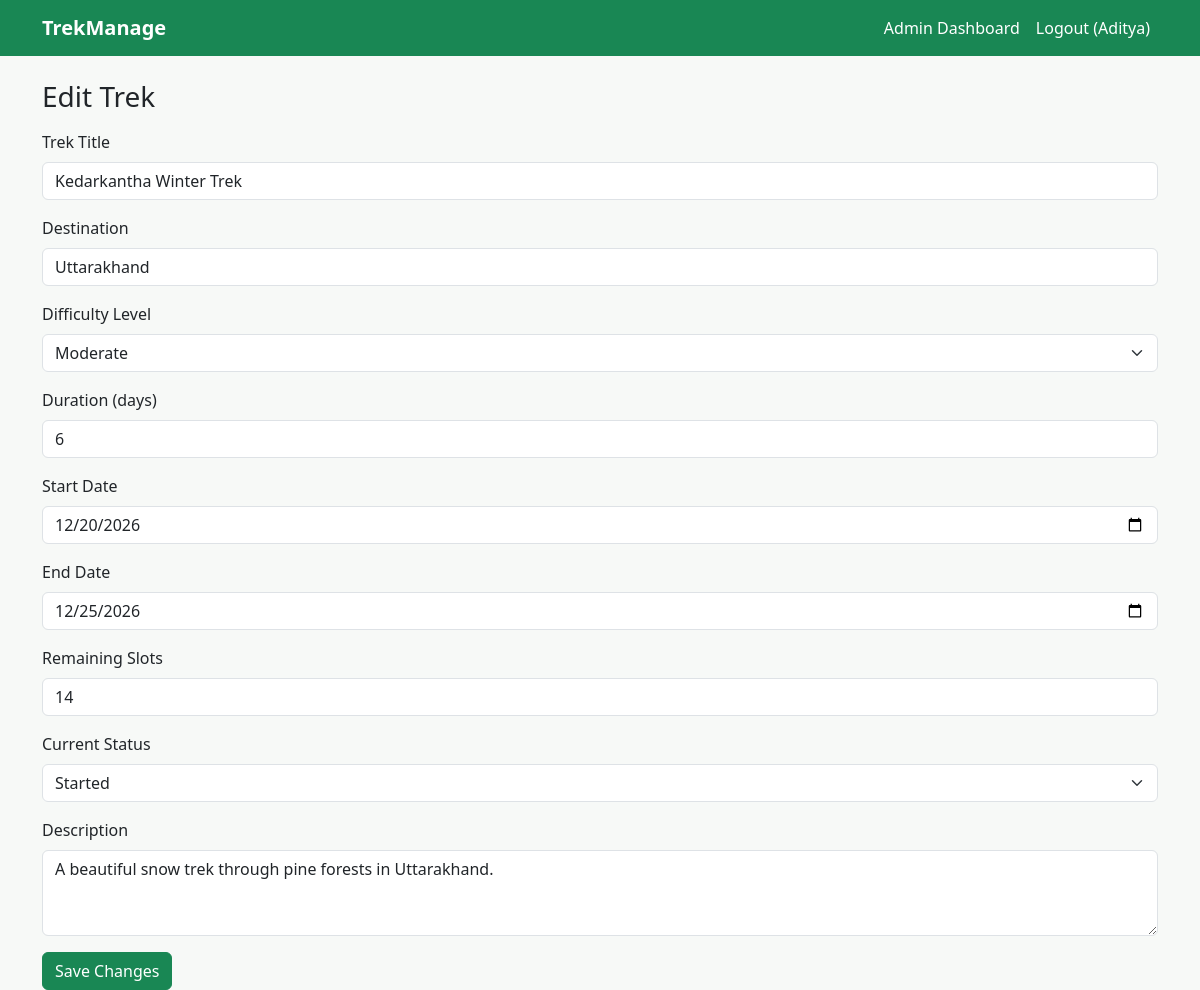
The page /admin/treks/edit/1 (signed in) on the database its author committed.
### models.py (models this page shows)
class User(db.Model, UserMixin):
    id = db.Column(db.Integer, primary_key=True)
    full_name = db.Column(db.String(100), nullable=False)
    email = db.Column(db.String(120), unique=True, nullable=False)
    password_hash = db.Column(db.String(200), nullable=False)
    phone_number = db.Column(db.String(20))
    role = db.Column(db.String(20), nullable=False)
    approval_status = db.Column(db.String(20), default="approved")
    blacklist_status = db.Column(db.Boolean, default=False)
    treks_guided = db.relationship("Trek", backref="guide", lazy=True)
    bookings = db.relationship("Booking", backref="trekker", lazy=True)

class Trek(db.Model):
    id = db.Column(db.Integer, primary_key=True)
    trek_title = db.Column(db.String(120), nullable=False)
    destination = db.Column(db.String(120), nullable=False)
    difficulty_level = db.Column(db.String(20), nullable=False)
    duration_days = db.Column(db.Integer, nullable=False)
    start_date = db.Column(db.Date, nullable=False)
    end_date = db.Column(db.Date, nullable=False)
    remaining_slots = db.Column(db.Integer, nullable=False)
    current_status = db.Column(db.String(20), default="Open")
    description = db.Column(db.Text)
    guide_id = db.Column(db.Integer, db.ForeignKey("user.id"))
    bookings = db.relationship("Booking", backref="trek", lazy=True)

### routes/admin_routes.py (the view, shortened to what this page needs)
@admin_blueprint.route("/treks/edit/<int:trek_id>", methods=["GET", "POST"])
@login_required
@admin_only
def edit_trek(trek_id):
    trek = Trek.query.get_or_404(trek_id)
    return render_template("admin/edit_trek.html", trek=trek)

### app.py (called while the page is built)
@login_manager.user_loader
def load_user(user_id):
    return User.query.get(int(user_id))

### routes/admin_routes.py (called while the page is built)
def admin_only(view_function):
    @wraps(view_function)
    def wrapper(*args, **kwargs):
        if not current_user.is_authenticated or current_user.role != "admin":
            flash("Admin access required.")
            return redirect(url_for("auth.login"))
        return view_function(*args, **kwargs)
    return wrapper

### templates/admin/edit_trek.html (shortened to what this page needs)
{% extends "base.html" %}
{% block content %}
<h3 class="mb-3">Edit Trek</h3>
<form method="POST">
    <div class="mb-3">
        <label class="form-label">Trek Title</label>
        <input type="text" name="trek_title" class="form-control" value="{{ trek.trek_title }}" required>
    </div>
    <div class="mb-3">
        <label class="form-label">Destination</label>
        <input type="text" name="destination" class="form-control" value="{{ trek.destination }}" required>
    </div>
    <div class="mb-3">
        <label class="form-label">Difficulty Level</label>
        <select name="difficulty_level" class="form-select">
            <option value="Moderate" {% if trek.difficulty_level == "Moderate" %}selected{% endif %}>Moderate</option>
        </select>
    </div>
    <div class="mb-3">
        <label class="form-label">Duration (days)</label>
        <input type="number" name="duration_days" class="form-control" value="{{ trek.duration_days }}" min="1" required>
    </div>
    <div class="mb-3">
        <label class="form-label">Start Date</label>
        <input type="date" name="start_date" class="form-control" value="{{ trek.start_date }}" required>
    </div>
    <div class="mb-3">
        <label class="form-label">End Date</label>
        <input type="date" name="end_date" class="form-control" value="{{ trek.end_date }}" required>
    </div>
    <div class="mb-3">
        <label class="form-label">Remaining Slots</label>
        <input type="number" name="remaining_slots" class="form-control" value="{{ trek.remaining_slots }}" min="0" required>
    </div>
    <div class="mb-3">
        <label class="form-label">Current Status</label>
        <select name="current_status" class="form-select">
            <option value="Started" {% if trek.current_status == "Started" %}selected{% endif %}>Started</option>
        </select>
    </div>
    <div class="mb-3">
        <label class="form-label">Description</label>
        <textarea name="description" class="form-control" rows="3">{{ trek.description }}</textarea>
    </div>
    <button type="submit" class="btn btn-success">Save Changes</button>
</form>
{% endblock %}

### templates/base.html (shortened to what this page needs)
<!DOCTYPE html>
<html lang="en">
<head>
    <link href="https://cdn.jsdelivr.net/npm/bootstrap@5.3.0/dist/css/bootstrap.min.css" rel="stylesheet">
    <link href="{{ url_for('static', filename='css/style.css') }}" rel="stylesheet">
</head>
<body>
    <nav class="navbar navbar-expand-lg navbar-dark bg-success">
        <div class="container">
            <a class="navbar-brand" href="{{ url_for('trekker.browse_treks') }}">TrekManage</a>
            <div class="navbar-nav ms-auto">
                {% if current_user.is_authenticated %}
                    {% if current_user.role == 'admin' %}
                        <a class="nav-link text-white" href="{{ url_for('admin.dashboard') }}">Admin Dashboard</a>
                    {% elif current_user.role == 'staff' %}
                        <a class="nav-link text-white" href="{{ url_for('staff.dashboard') }}">Staff Dashboard</a>
                    {% else %}
                        <a class="nav-link text-white" href="{{ url_for('trekker.browse_treks') }}">Browse Treks</a>
                        <a class="nav-link text-white" href="{{ url_for('trekker.my_bookings') }}">My Bookings</a>
                        <a class="nav-link text-white" href="{{ url_for('trekker.edit_profile') }}">Profile</a>
                    {% endif %}
                    <a class="nav-link text-white" href="{{ url_for('auth.logout') }}">Logout ({{ current_user.full_name }})</a>
                {% else %}
                    <a class="nav-link text-white" href="{{ url_for('auth.login') }}">Login</a>
                    <a class="nav-link text-white" href="{{ url_for('auth.register') }}">Register</a>
                {% endif %}
            </div>
        </div>
    </nav>
    <div class="container mt-4">
        {% block content %}{% endblock %}
    </div>
</body>
</html>

### static/css/style.css (style rules this page uses)
body { background-color: #f7f9f7; }
.navbar-brand { font-weight: bold; }

### rows shown on the page
User: full_name "Aditya"
Trek: trek_title "Kedarkantha Winter Trek", destination "Uttarakhand", difficulty_level "Moderate", duration_days "6", start_date "12/20/2026", end_date "12/25/2026", remaining_slots "14", current_status "Started", description "A beautiful snow trek through pine forests in Uttarakhand."
